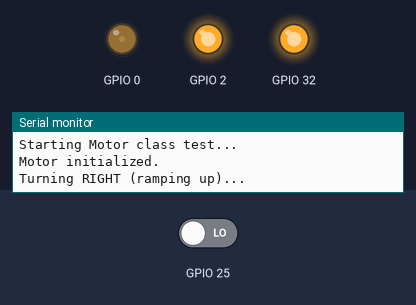
The sketch below on a simulated ESP32. Parts: output pins drawn as LEDs (lit = HIGH), the last lines printed to the serial monitor. Inputs (shaded band) come from the test bench; at power-on: GPIO 25 LOW.

Above: at 0.15 s.
At 4.56 s:
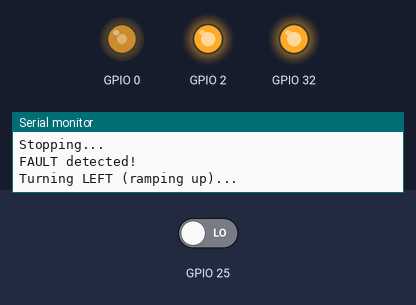
At 7.3 s:
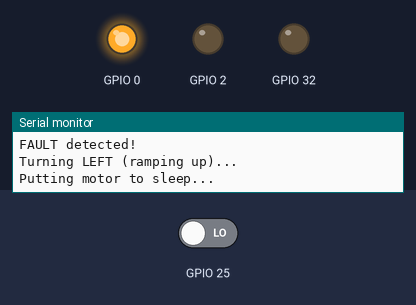
At 13.3 s:
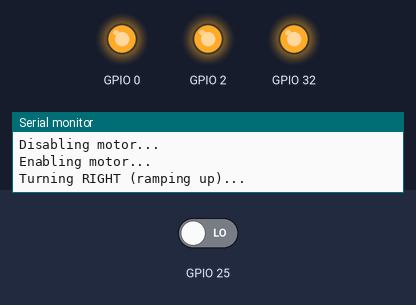
At 22.92 s:
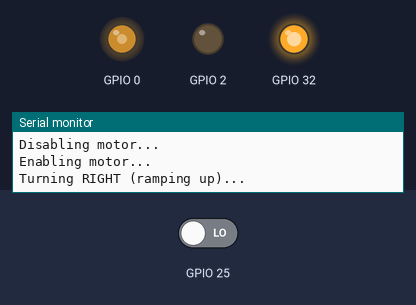
At 30.8 s:
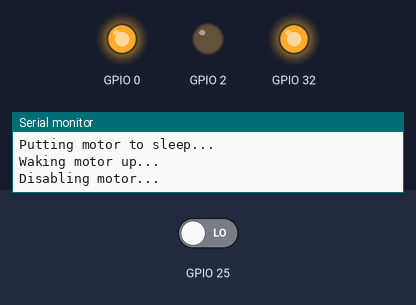
Timing chart, 0 to 40.0 s (numbered marks = the images above):
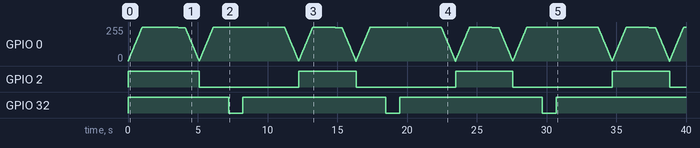

The sketch:

Motor_test.ino
```cpp
#include "Motor.h"


Motor motor;

void setup() {
  Serial.begin(115200);
  while (!Serial);
  Serial.println("Starting Motor class test...");

  motor.begin();
  motor.setInverse(false);  // Set to true to test inverse logic

  Serial.println("Motor initialized.");
}

void loop() {
  // === Forward ramp ===
  Serial.println("Turning RIGHT (ramping up)...");
  motor.right(100);  // Max duty
  for (int i = 0; i < 260; i++) {
    motor.dutyUpdate();  // Gradually ramps up
    delay(10);
  }

  delay(1000);  // Hold at full speed

  // === Stop ===
  Serial.println("Stopping...");
  motor.stop();
  while (true) {
    motor.dutyUpdate();
    if (motor.isFault()) {
      Serial.println("FAULT detected!");
      motor.resetFault();
    }
    break; // stop po prvnim cyklu rampy
    delay(10);
  }

  delay(500);

  // === Reverse ramp ===
  Serial.println("Turning LEFT (ramping up)...");
  motor.left(100);
  for (int i = 0; i < 210; i++) {
    motor.dutyUpdate();
    delay(10);
  }

  delay(1000);  // Hold

  // === Sleep & Wake ===
  Serial.println("Putting motor to sleep...");
  motor.sleep();
  delay(1000);
  Serial.println("Waking motor up...");
  motor.wake();

  // === Disable & Enable ===
  Serial.println("Disabling motor...");
  motor.disable();
  delay(1000);
  Serial.println("Enabling motor...");
  motor.enable();

  delay(2000);  // Wait before next cycle
}
```

Motor.h
```cpp
/* =============================================================
 * Project:   treadmill_sideshift
 * File:      Motor.h
 * Author:    Martin Kriz
 * Company:   Ullmanna s.r.o.
 * Created:   2025-08-20
 * -------------------------------------------------------------
 * Description:
 *   This header defines the Motor class, which provides an interface
 *   to control a motor using the DRV8873H driver.
 *   Designed for Raspberry Pi Pico 2 and the Sideshift Board v0.0.0.
 *
 * Notes:
 * ============================================================= */

#pragma once
#include <Arduino.h>

constexpr int NSLEEP  = 32;
constexpr int DISABLE = -1;  // nepouzito na tomto HW
constexpr int PH      = 2;
constexpr int EN      = 0;
constexpr int NFAULT  = 25;

constexpr int PWM_CHANNEL   = 0;
constexpr int PWM_FREQ      = 25000;
constexpr int PWM_RESOLUTION = 8;

class Motor {
private:
    int _nSleep, _disable, _ph, _en, _nFault;
    int16_t _currentDuty = 0;
    int16_t _targetDuty = 0;
    uint32_t _lastUpdate = 0;
    uint16_t _rampDelay = 10;

    bool _isInverse = false;

    void setPwmFreq(uint32_t freq = PWM_FREQ) {
        ledcAttach(_en, freq, PWM_RESOLUTION);
    }

    void dutyUpdate_worker() {
        if (_currentDuty == _targetDuty) return;
        if (millis() - _lastUpdate >= _rampDelay) {
            if (_currentDuty < _targetDuty) {
                _currentDuty++;
            } else {
                _currentDuty--;
            }
            if (_currentDuty < 0) {
                digitalWrite(_ph, LOW);
            } else if (_currentDuty > 0) {
                digitalWrite(_ph, HIGH);
            }
            ledcWrite(_en, map(abs(_currentDuty), 0, 100, 0, 255));
            _lastUpdate = millis();
        }
    }
public:
    Motor()
        : _nSleep(NSLEEP), _disable(DISABLE), _ph(PH), _en(EN), _nFault(NFAULT), _isInverse(false) {}

    Motor(int nSleep, int disable, int ph, int en, int nFault)
        : _nSleep(nSleep), _disable(disable), _ph(ph), _en(en), _nFault(nFault), _isInverse(false) {}

    void begin() {
        pinMode(_nSleep, OUTPUT);
        if (_disable >= 0) pinMode(_disable, OUTPUT);
        pinMode(_ph, OUTPUT);
        setPwmFreq();
        pinMode(_nFault, INPUT);
        wake();
        enable();
        stop();
    }

    void dutyUpdate() {
        dutyUpdate_worker();
    }

    void wake() {
        digitalWrite(_nSleep, HIGH);
    }

    void sleep() {
        digitalWrite(_nSleep, LOW);
    }

    void enable() {
        if (_disable >= 0) digitalWrite(_disable, LOW);
    }

    void disable() {
        if (_disable >= 0) digitalWrite(_disable, HIGH);
    }

    void left(int16_t duty) {
        if (duty > 100) {duty = 100;}
        if (_isInverse) {
            _targetDuty = duty;
        } else {
            _targetDuty = -duty;
        }
    }

    void right(int16_t duty) {
        if (duty > 100) {duty = 100;}
        if (_isInverse) {
            _targetDuty = -duty;
        }
        else {
            _targetDuty = duty;
        }
    }

    void stop() {
        _targetDuty = 0;
    }

    void resetFault() {
        digitalWrite(_nSleep, LOW);
        delayMicroseconds(12);
        digitalWrite(_nSleep, HIGH);

    }
    bool isFault() {
        return digitalRead(_nFault) == LOW;
    }

    void setInverse(bool inverse) {
        _isInverse = inverse;
    }

};
```

Measured:
- by itself, GPIO 2: repeats every 11.2 s: LOW 7.1 s, HIGH 4.1 s
- by itself, GPIO 32: alternates HIGH for 10.2 s and LOW for 1.0 s
